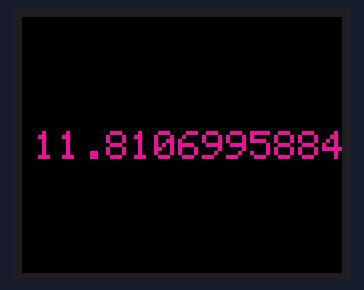
Simulated run of this sketch. Board: Arduino Uno, built with avr-gcc and run on an emulated ATmega328P. Parts: 160×128 colour display. Random numbers use the default seed unless the sketch sets one; what the sketch prints to the serial monitor is not drawn.

Above: at 40.1 s.
At 80.3 s:
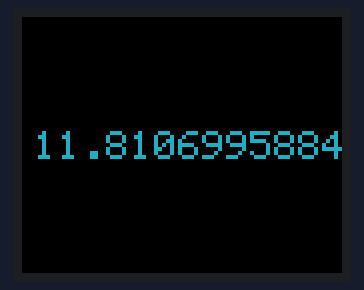
At 120.5 s:
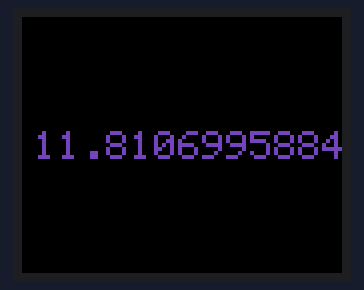

The sketch:

Arduino_Code.ino
```cpp
 // include TFT and SPI libraries
#include <TFT.h>
#include <SPI.h>

// pin definition for Arduino UNO
#define cs   10
#define dc   9
#define rst  8
bool finished = false;

// create an instance of the library
TFT TFTscreen = TFT(cs, dc, rst);

 // Create string
 String result = "Calculating";

 void setup() {

  //initialize the library
  TFTscreen.begin();

  // clear the screen with a black background
  TFTscreen.background(0, 0, 0);
  //set the text size
  TFTscreen.setTextSize(2);
  // put your setup code here, to run once:
  //digitalWrite(13, HIGH);
  Serial.begin(9600);
  Serial.print("mpiexec -n 3 python3 main.py");
  //Serial.print("echo something");
  //Serial.end();

}

void loop() {
  // put your main code here, to run repeatedly:


  //generate a random color
  int redRandom = random(0, 255);
  int greenRandom = random (0, 255);
  int blueRandom = random (0, 255);

  // set a random font color
  TFTscreen.stroke(redRandom, greenRandom, blueRandom);
  // wait 200 miliseconds until change to next color

if ((Serial.available() > 0) || finished) {
    finished = true;
    result = Serial.readString();
    Serial.println(result);
    // print Hello, World! in the middle of the screen
    char screenResult[18];
    result.toCharArray(screenResult,18);
    TFTscreen.text(screenResult, 6, 57); //
  } else if (!finished) {
    delay(40000);
    TFTscreen.text("11.810699588477366", 6, 57);
  }


  delay(200);
}
```

Measured:
- what the display in image 0 shows lasts 40.2 s, from 40.0 s to 80.2 s
